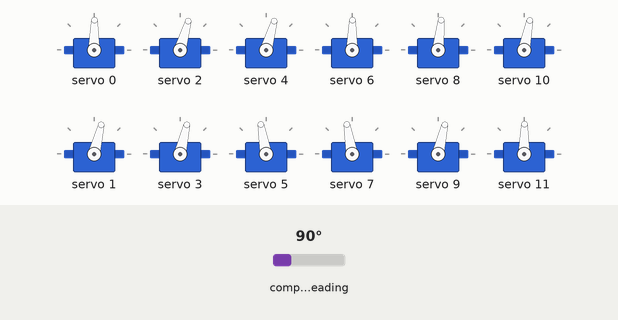
A program run on a simulated ESP8266 (NodeMCU). Parts: 12 × servo. The test bench sets the inputs (shaded band); at power-on: compass heading 90°. WiFi joins after 1.5 s; servers stay silent unless stated; what the program prints to the serial monitor is not drawn.

Above: at 4.7 s.
4.8 s: compass heading set to 79°
At 5.32 s:
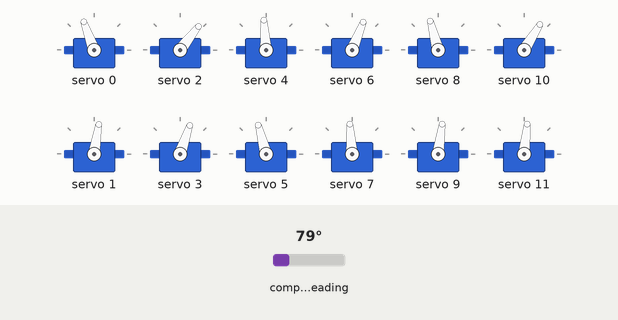
7.8 s: compass heading set to 180°
10.8 s: compass heading set to 101°
13.8 s: compass heading set to 92°
At 14.03 s:
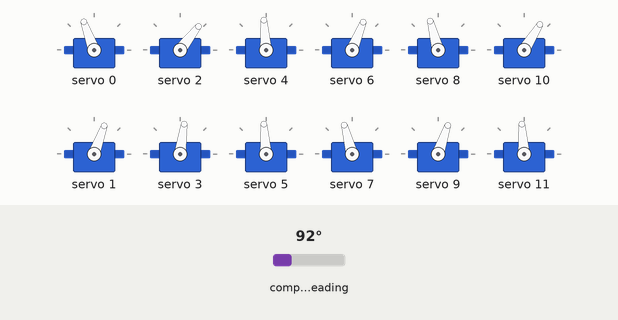
15.6 s: compass heading set to 7°
At 15.91 s:
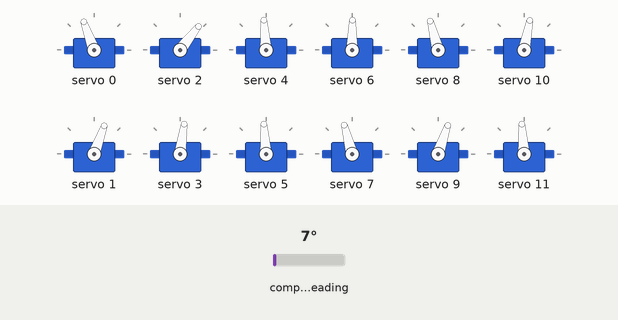
18.6 s: compass heading set to 90°
At 19.0 s:
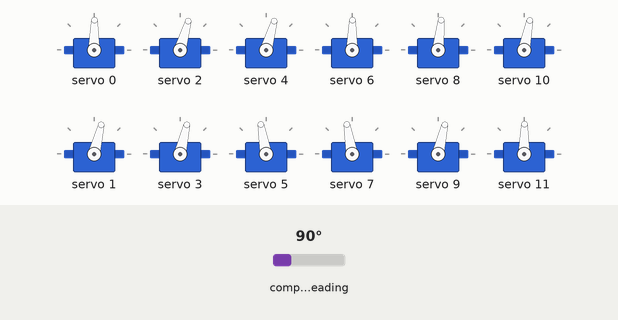
Timing chart, 0 to 21.2 s (numbered marks = the images above; inputs shaded):
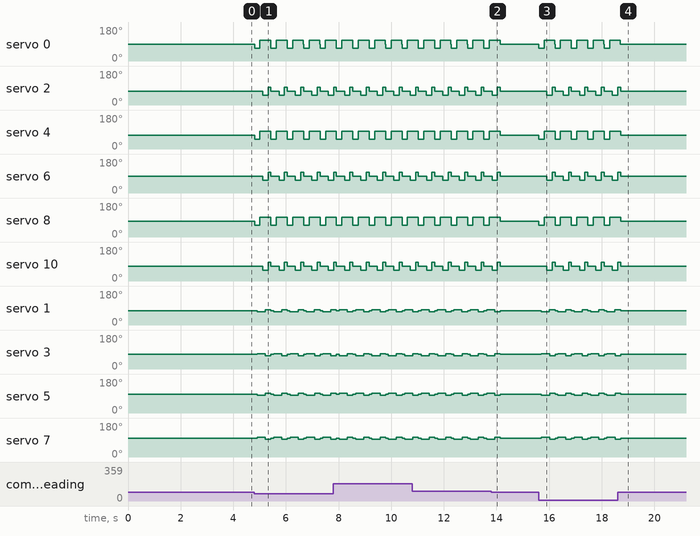

The program:

main.cpp
```cpp
#include <Adafruit_HMC5883_U.h>
#include <Adafruit_PWMServoDriver.h>
#include <Adafruit_Sensor.h>
#include <ESP8266WiFi.h>
#include <ESP8266WebServer.h>
#include <Wire.h>

ESP8266WebServer server(80); // web server variable
Adafruit_PWMServoDriver pwm = Adafruit_PWMServoDriver();
Adafruit_HMC5883_Unified mag = Adafruit_HMC5883_Unified(12345);

#define SERVOMIN 100
#define SERVOMAX 500
#define delay_button_forward 100
#define delay_up_down 100
#define TOLERANCE 5
#define BLYNK_PRINT Serial

// change this config
const char* ssid = "Agung 6";
const char* password = "gerhana86";

char forward[] = "forward";
char backward[] = "backward";
char u_turn[] = "u-turn";
char turn[] = "turn";

float servo;
int on_off, button_forward, button_backward, button_u_turn, turn_left, turn_right;
int count_step = 0;
float heading, upper_limit, lower_limit, position, setpoint;

void read_compass()
{
  sensors_event_t event;
  mag.getEvent(&event);
  heading = atan2(event.magnetic.y, event.magnetic.x) * 180 / PI + 180;
}

void evenLegs(int angle, int servo_num)
{
  if (servo_num == 1)
    angle -= 15;
  else if (servo_num == 2)
    angle -= 15;
  else if (servo_num == 4)
    angle -= 5;
  else if (servo_num == 5)
    angle -= 10;
  servo = map(angle, 0, 180, SERVOMIN, SERVOMAX);
  pwm.setPWM(2 * servo_num, 0, servo);
}

void oddLegs(int angle, int servo_num)
{
  if (servo_num == 0)
    angle -= 13;
  else if (servo_num == 1)
    angle -= 12;
  else if (servo_num == 2)
    angle += 10;
  else if (servo_num == 3)
    angle += 10;
  else if (servo_num == 4)
    angle -= 12;
  servo = map(angle, 0, 180, SERVOMIN, SERVOMAX);
  pwm.setPWM(2 * servo_num + 1, 0, servo);
}

void stop()
{
  evenLegs(90, 0);
  evenLegs(90, 1);
  evenLegs(90, 2);
  evenLegs(90, 3);
  evenLegs(90, 4);
  evenLegs(90, 5);
  oddLegs(90, 0);
  oddLegs(90, 1);
  oddLegs(90, 2);
  oddLegs(90, 3);
  oddLegs(90, 4);
  oddLegs(90, 5);
}

void controlServo(int value_servo1[6], int value_servo2[6])
{
  evenLegs(70, 0);
  evenLegs(70, 2);
  evenLegs(70, 4);
  delay(delay_up_down);
  oddLegs(value_servo1[0], 0);
  oddLegs(value_servo1[2], 2);
  oddLegs(value_servo1[4], 4);
  oddLegs(value_servo1[1], 1);
  oddLegs(value_servo1[3], 3);
  oddLegs(value_servo1[5], 5);
  delay(delay_up_down);
  evenLegs(110, 0);
  evenLegs(110, 2);
  evenLegs(110, 4);
  delay(delay_button_forward);

  evenLegs(70, 1);
  evenLegs(70, 3);
  evenLegs(70, 5);
  delay(delay_up_down);
  oddLegs(value_servo2[0], 0);
  oddLegs(value_servo2[2], 2);
  oddLegs(value_servo2[4], 4);
  oddLegs(value_servo2[1], 1);
  oddLegs(value_servo2[3], 3);
  oddLegs(value_servo2[5], 5);
  delay(delay_up_down);
  evenLegs(110, 1);
  evenLegs(110, 3);
  evenLegs(110, 5);
  delay(delay_button_forward);
}

void movement(char move[], int turn_val = 0)
{
  if (move == forward)
  {
    int servo1[6] = {90, 60, 120, 120, 90, 90};
    int servo2[6] = {60, 90, 90, 90, 120, 60};
    controlServo(servo1, servo2);
  }
  else if (move == backward)
  {
    int servo1[6] = {60, 90, 90, 90, 120, 60};
    int servo2[6] = {90, 60, 120, 120, 90, 90};
    controlServo(servo1, servo2);
  }
  else if (move == turn)
  {
    int servo1[6] = {
        90 + turn_val,
        90 - turn_val,
        90 + turn_val,
        90 - turn_val,
        90 + turn_val,
        90 - turn_val};
    int servo2[6] = {
        90 - turn_val,
        90 + turn_val,
        90 - turn_val,
        90 + turn_val,
        90 - turn_val,
        90 + turn_val};
    controlServo(servo1, servo2);
  }
  else if (move == u_turn)
  {
    int servo1[6] = {68, 113, 68, 113, 68, 113};
    int servo2[6] = {113, 68, 113, 68, 113, 68};
    controlServo(servo1, servo2);
  }
}

void setupEndpoint() {
  server.on("/on_off", HTTP_POST, stop);
  server.on("/forward", HTTP_POST, stop);
  server.on("/backward", HTTP_POST, stop);
  server.on("/turn_left", HTTP_POST, stop);
  server.on("/turn_right", HTTP_POST, stop);
  server.on("/u_turn", HTTP_POST, stop);
  server.begin();
  Serial.println("Server berjalan...");
}

void setup()
{
  Serial.begin(9600);

  // connect to wifi
  WiFi.begin(ssid, password);
  while(WiFi.status() != WL_CONNECTED) {
    delay(500);
    Serial.print(".");
  }
  Serial.println("");
  Serial.println("WiFi terhubung ");
  Serial.print("SSID: ");
  Serial.println(WiFi.SSID());
  Serial.print("IP Address: ");
  Serial.println(WiFi.localIP());

  pwm.begin();
  pwm.setPWMFreq(50);
  Wire.begin();
  mag.begin();
  read_compass();
  setpoint = heading;
  delay(2000);
}

void loop()
{
  read_compass();
  upper_limit = setpoint + TOLERANCE;
  if (upper_limit > 360)
    upper_limit -= 360;
  lower_limit = setpoint - TOLERANCE;
  if (lower_limit < 0)
    lower_limit += 360;
  position = heading;
  if (position > upper_limit)
    movement(turn, 5);
  if (position < lower_limit)
    movement(turn, -5);

  // on/off robot
  if (on_off == 1)
  {
    if (button_forward != button_backward)
    {
      // move forward
      if (button_forward == 1)
      {
        movement(forward);
        count_step += 2;
      } // move backward
      else if (button_backward == 1)
      {
        movement(backward);
        count_step += 2;
      }
    }

    if (turn_left != turn_right)
    {
      // turn right or left
      if (turn_left == 1)
      {
        movement(turn, 10);
        setpoint = heading;
        count_step += 2;
      }
      else if (turn_right == 1)
      {
        movement(turn, -10);
        setpoint = heading;
        count_step += 2;
      }
    }

    if (button_u_turn == 1)
    {
      for (int i = 0; i < 4; i++)
      {
        movement(u_turn);
      }
      setpoint += 180;
      if (setpoint > 360)
        setpoint -= 360;
    }
  }
  else
  { // stop the robot
    stop();
    count_step = 0;
  }
  Serial.println(count_step);
}
```

Measured:
- the behaviour switches between 85 and 84° on compass heading (found by bisection; images 0 and 1)
- after the input at 4.8 s, servo 0: 89° → 68° at once, then repeats every 0.62 s: 110° 0.41 s, 89° 0.01 s, 68° 0.20 s; servo 2: 74° → 52° after 0.31 s, then repeats every 0.62 s: 94° 0.11 s, 74° 0.31 s, 52° 0.21 s
- after the input at 13.8 s, servo 0, servo 6, servo 11: goes on until 14.1 s, then stays 89°; servo 2: goes on until 14.1 s, then stays 74°; servo 10: goes on until 14.1 s, then stays 79°; servo 1: goes on until 14.1 s, then stays 76°; servo 3, servo 9: goes on until 14.1 s, then stays 77°
- after the input at 15.6 s, servo 0: 89° → 68° at once, then repeats every 0.62 s: 110° 0.41 s, 89° 0.01 s, 68° 0.20 s; servo 2: 74° → 52° after 0.31 s, then repeats every 0.62 s: 94° 0.11 s, 74° 0.31 s, 52° 0.21 s
- after the input at 18.6 s, servo 0, servo 6, servo 11: goes on until 18.7 s, then stays 89°; servo 2: goes on until 18.7 s, then stays 74°; servo 10: goes on until 18.7 s, then stays 79°; servo 1: goes on until 18.7 s, then stays 76°; servo 3, servo 9: goes on until 18.7 s, then stays 77°
